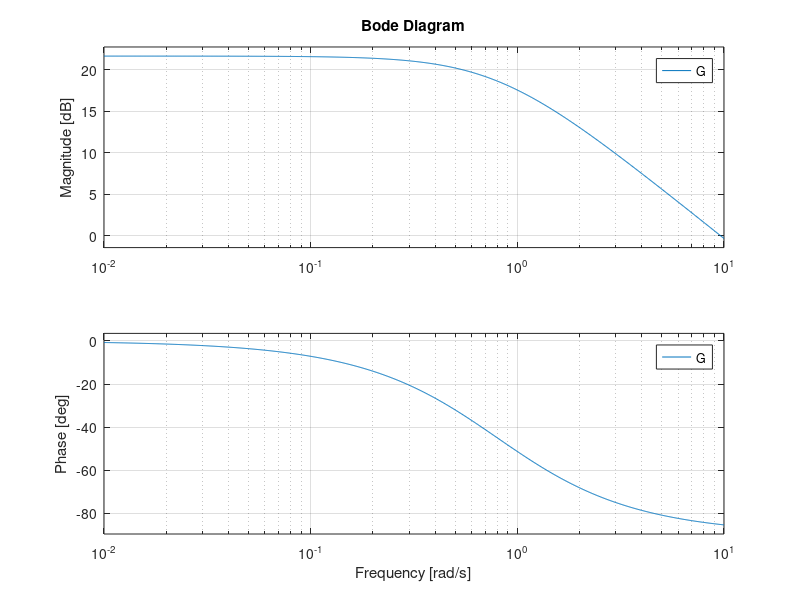

Reproduce this figure in MATLAB.
% Parametros
Ck = 9.66;
Cp = 0.8;

% Funcion de transferencia de motor DC
G = tf([Ck], [1 Cp]);

% Obtenemos el diagrama de Bode
bode(G);